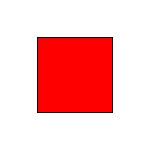
Frame 1 (no input)
Frame 2 (the mouse pressed at the canvas centre, redrawn once): identical to frame 1, image omitted

The Processing sketch that drew this single still picture (run headless with seeded random() and noise(); the mouse was pressed at the canvas centre and the sketch redrawn once):

// Processing sketch: floodfill
// ── floodfill.pde
void setup() {
  size(150,150);
  noLoop();
}





void draw() {
  background(255);
  noFill();
  stroke(0);
  rectMode(CENTER);
  square(width / 2, height / 2, width/2);
  loadPixels();
  make();
  
  flood( width / 2, height / 2, color(255,0,0));
}


ArrayList<MP> getNeighbours(MP p) {
  return null;
  
}


void flood(int x, int y, color fl) {
  loadPixels();
  
  ArrayList<MP> open = new ArrayList<MP>();
  ArrayList<MP> closed = new ArrayList<MP>();
  ArrayList<MP> path = new ArrayList<MP>();
  
  MP c = getList(x,y);
  if (c != null) {
    open.add(c);
    if (c.c != color(0)) {
      c.c = fl;
      set(x,y,fl);
    } else {
      return;
    }
  }
  
  
  
  
  while (!open.isEmpty()) {
    println(open.size());
    MP current = open.get(open.size()-1);
    
    //ArrayList<MP> neighbours = getNeighbours(current);
    path.clear();
    MP temp = current;
    path.add(temp);
    
    
    open.remove(current);
    closed.add(current);
    
    for (MP m : current.neighbours) {
      if (!closed.contains(m)) {
       m.c = fl;
       set(m.x, m.y, fl);
       open.add(m);
      }
    }
    
  }
  
  //for (int yy = y; yy < width; yy += 1) {
  //  color ppc;
  //  for (int xx = x; xx > 0; xx -= 1) {
  //    color pc = get(xx,yy);
  //    if (brightness(pc) < 2) {
  //      break;
  //    } else {
  //      set(xx,yy,fl);
        
  //    }
  //  }
  //}
}

// ── mP.pde
int MP_ID = 0;

class MP {
  final int id;
  {
    MP_ID += 1;
    id = MP_ID;
  }
  int x;
  int y;
  int c;
  ArrayList<MP> neighbours = new ArrayList<MP>();

  MP(int x, int y, int c) {
    this.x = x;
    this.y = y;
    this.c = c;
  }

  void addNeighbour(MP m) {
    if (m != null) {
      if (m.c != color(0)) {
        neighbours.add(m);
      }
    }
  }

  boolean equals(MP other) {
    return(x==other.x && y==other.y);
  }
  int hashCode() {
    return id;
  }
}

MP[][] list;
void make() {
  list = new MP[width][height];
  loadPixels();
  for (int x = 0; x < width; x += 1) {
    for (int y = 0; y < height; y += 1) {
      MP p = new MP(x, y, get(x, y));
      list[x][y] = p;
    }
  }

  for (int x = 0; x < list.length; x += 1) {
    for (int y = 0; y < list[x].length; y += 1) {
      MP m = list[x][y];
      if (m.c == color(0)) continue;
      m.addNeighbour(getList(x-1, y));
      m.addNeighbour(getList(x, y-1));
      m.addNeighbour(getList(x, y+1));
      m.addNeighbour(getList(x+1, y));
    }
  }
}

MP getList(int x, int y ) {
  if (x < 0 ||  x > width-1 || y < 0 || y > height-1) {
    return null;
  } else {
    return list[x][y];
  }
}
